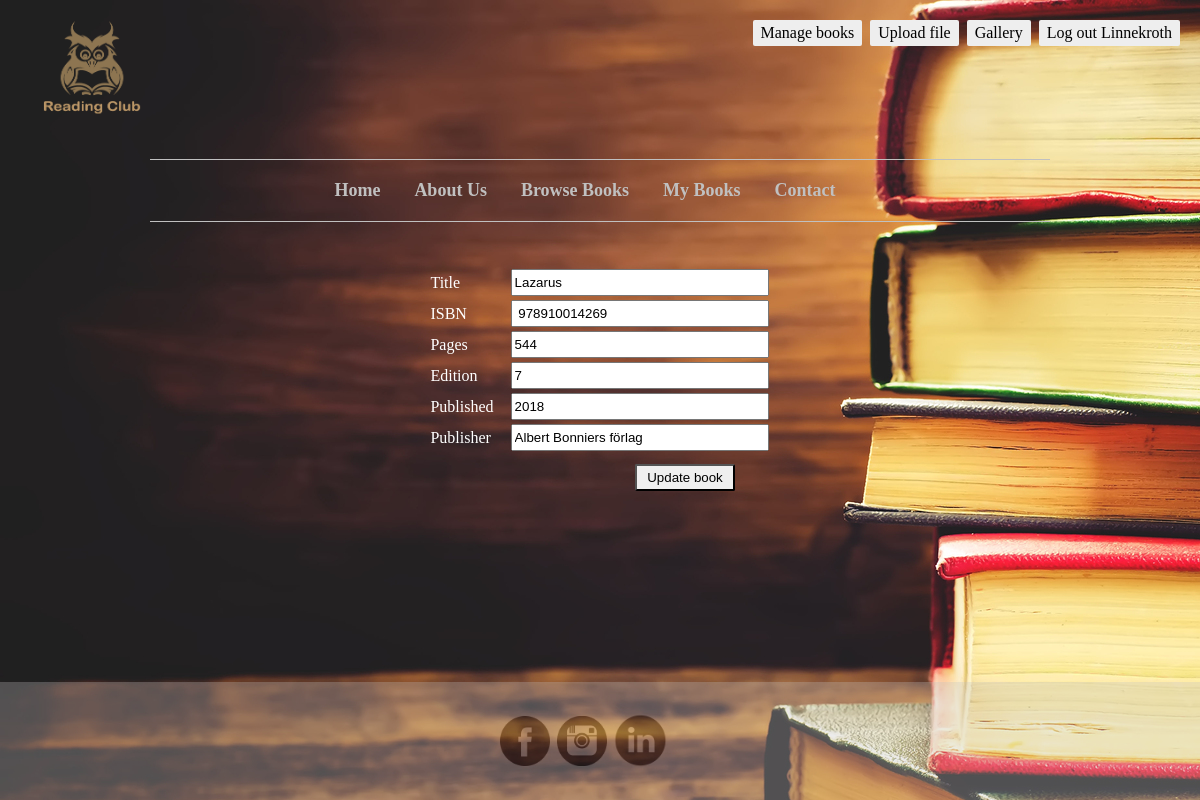
The page /updatebook.php?updateBook=1 (signed in) on the database its author committed.
### tables this page shows
CREATE TABLE `book` (
  `book_id` int(11) NOT NULL,
  `isbn` varchar(13) NOT NULL,
  `title` varchar(200) NOT NULL,
  `pages` int(11) NOT NULL,
  `edition` int(11) NOT NULL,
  `published` int(11) NOT NULL,
  `publisher` varchar(80) NOT NULL,
  `library_shelf` varchar(8) DEFAULT NULL,
  `added_year` int(4) DEFAULT NULL,
  `barcode` int(15) DEFAULT NULL,
  `reserved` int(11) NOT NULL DEFAULT '0'
);

### updatebook.php (the view, shortened to what this page needs)
<?php include("header.php");?>
<div id="updateBook">
<?php
	if (isset($_GET['updateBook'])){
		$book_id = $_GET['updateBook'];
		$query = "SELECT isbn, title, pages, edition, published, publisher FROM book WHERE book_id = ?";
		$stmt = $db->prepare($query);
		$stmt->bind_param('i', $book_id);
		$stmt->bind_result($isbn, $title, $pages, $edition, $published, $publisher);
		$stmt->execute();
	}
?>
	<form method='post' action='' onSubmit='alert("Book updated")'>
		<table>
			<tr>
				<td>Title</td>
				<td><input type="text" name="title" value="<?php echo $title; ?>"></td>
			</tr>
			<tr>
				<td>ISBN</td>
				<td><input type="text" name="isbn" value="<?php echo $isbn; ?>"></td>
			</tr>
			<tr>
				<td>Pages</td>
				<td><input type="text" name="pages" value="<?php echo $pages; ?>"></td>
			</tr>
			<tr>
				<td>Edition</td>
				<td><input type="text" name="edition" value="<?php echo $edition; ?>"></td>
			</tr>
			<tr>
				<td>Published</td>
				<td><input type="text" name="published" value="<?php echo $published; ?>"></td>
			</tr>
			<tr>
				<td>Publisher</td>
				<td><input type="text" name="publisher" value="<?php echo $publisher; ?>"></td>
			</tr>
		</table>
		<button name='updateBook' value='updateBook' type='submit'>Update book</button>
	</form>
</div>
<?php include("footer.php");?>

### bookClub.css (style rules this page uses)
* { margin: 0; padding: 0; }
body { background-image: url('img/books.jpg'); display: flex; min-height: 100vh; flex-direction: column; }
#mainBody, #allMembers, #browse, #myBooks, #contact, #users, #manageBooks, .fileuploads, #addUser, #updateUser, #updateBook, #addBook { flex: 1; }
form { display: inline; }
#updateBook { margin: auto; margin-bottom: 150px; }
#updateBook input { width: 250px; padding: 4px 2px 4px 2px; margin: 1px; margin-left: 15px }
#updateBook button { width: 100px; padding: 4px 2px; border-radius: 2px; margin-top: 10px; position: absolute; right: 465px; }
#updateBook td { color: white; }

### rows shown on the page
book: title "Lazarus", isbn "978910014269", pages "544", edition "7", published "2018", publisher "Albert Bonniers förlag"

### other values the page prints
$_SESSION['username'] "Linnekroth"
